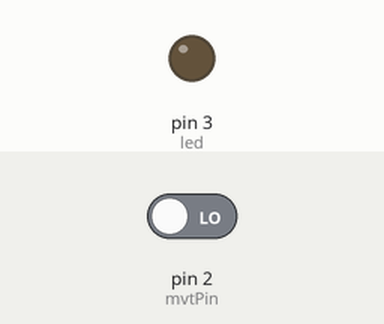
Recording of a sketch running on a simulated Arduino Uno, built with avr-gcc and run on an emulated ATmega328P. Shown: output pins drawn as LEDs (lit = HIGH). The inputs (shaded band) are chosen by the test bench; at power-on: pin 2 (mvtPin) LOW.

Above: at 1.2 s.
1.3 s: pin 2 (mvtPin) driven HIGH
At 2.4 s:
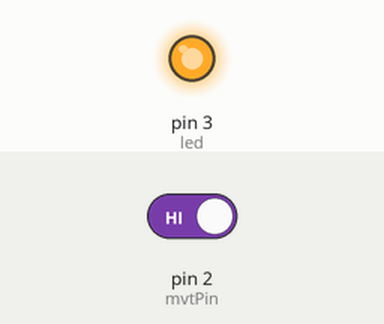
2.8 s: pin 2 (mvtPin) driven LOW
At 3.5 s:
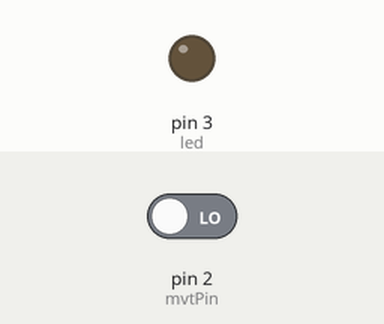
Timing chart, 0 to 5.8 s (numbered marks = the images above; inputs shaded):
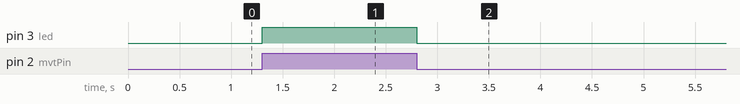

The sketch:

capteur_de_mouvement.ino
```cpp
int mvtPin = 2;
int valeur;
int led = 3;
void setup() {
  // put your setup code here, to run once:
pinMode(mvtPin, INPUT);
pinMode(led, OUTPUT);
}

void loop() {
  // put your main code here, to run repeatedly:
  valeur = digitalRead(mvtPin);
  if(valeur == 1){
    digitalWrite(led, HIGH);
  }else{
    digitalWrite(led, LOW);
  }

}
```

Measured:
- after the input at 1.3 s, pin 3 (led): LOW → HIGH at once
- after the input at 2.8 s, pin 3 (led): HIGH → LOW at once
